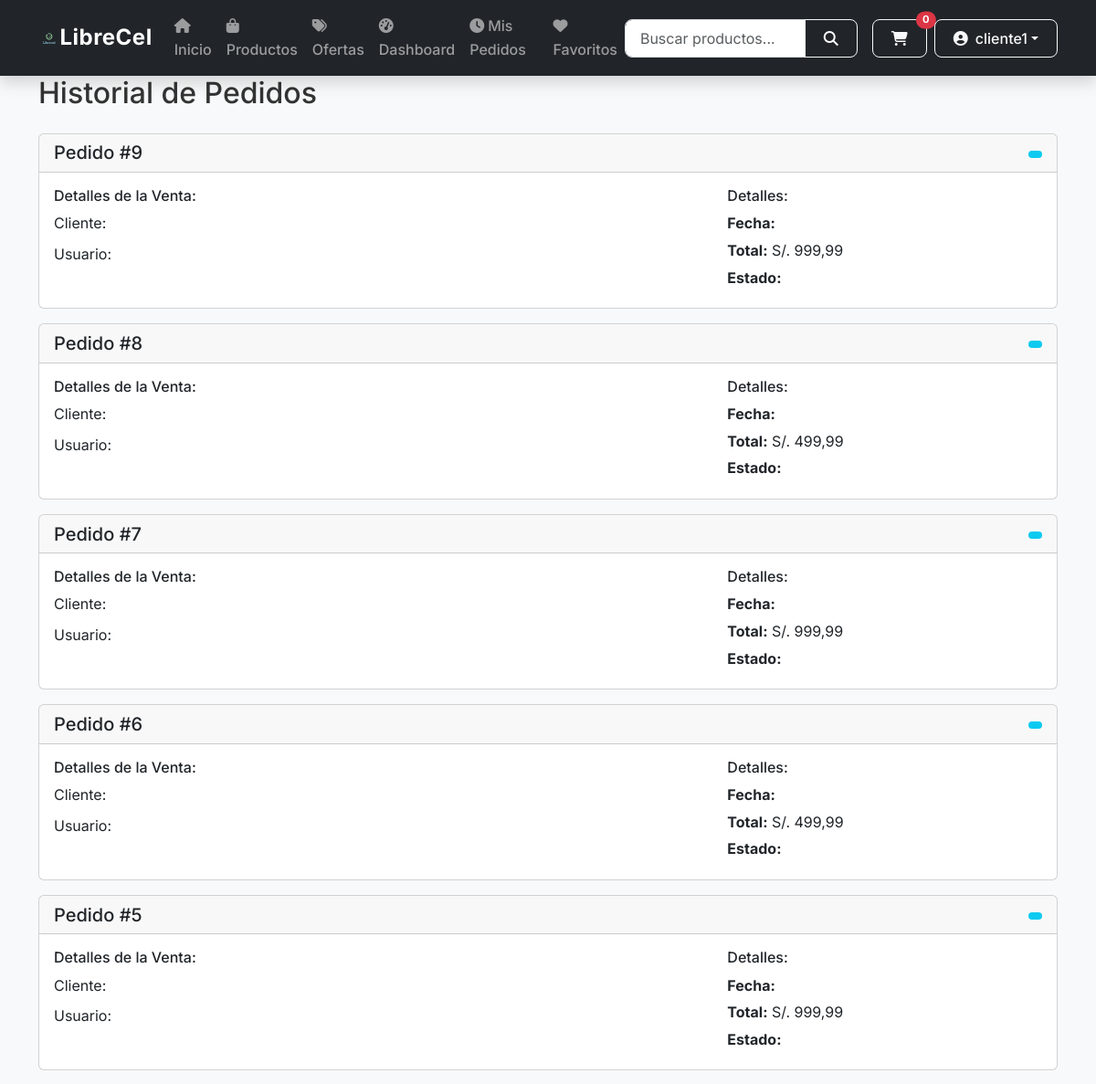
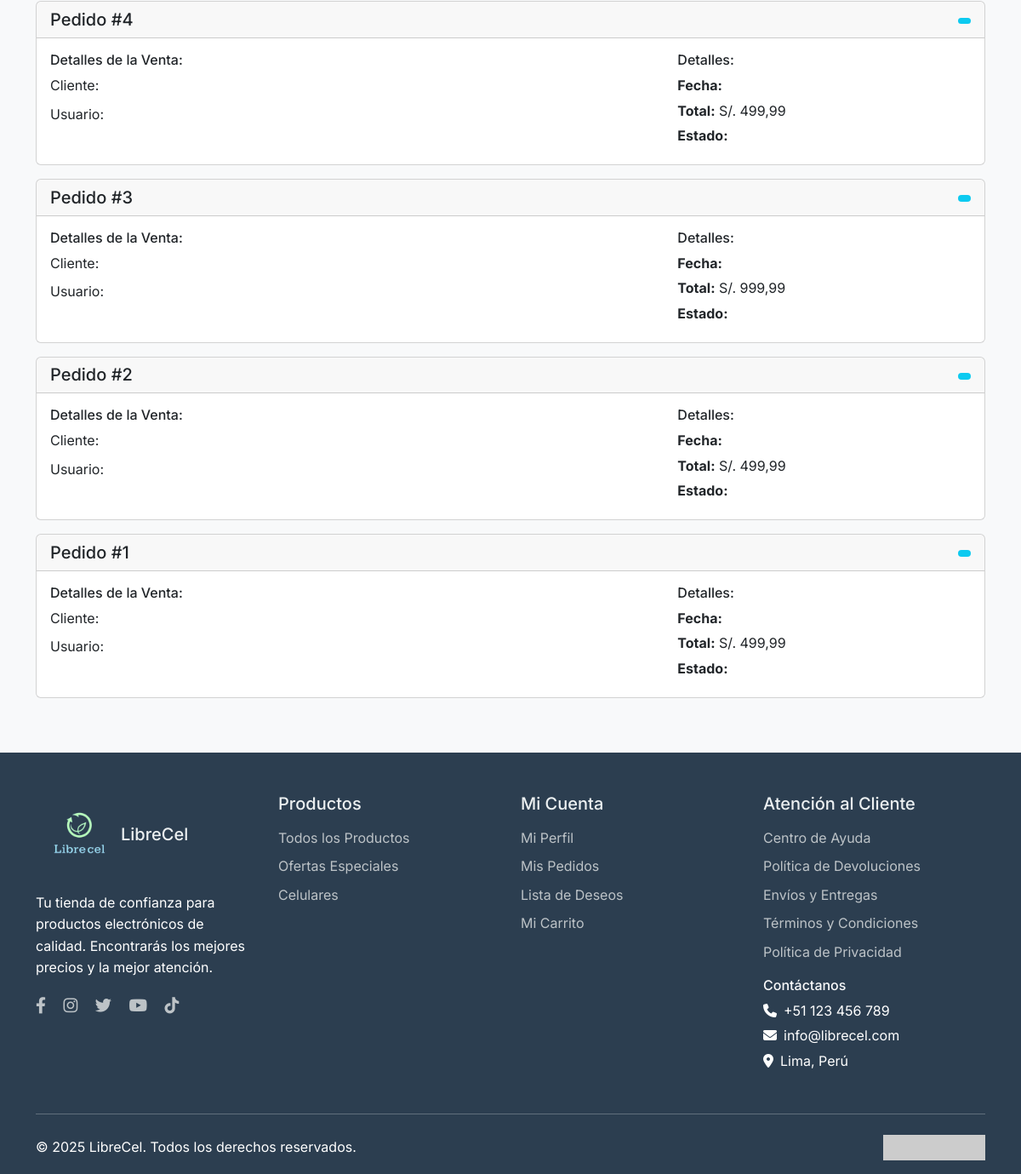
The app's page /tienda/pedidos/ (signed in) with its own data (2 pictures, top to bottom).
### accounts/models.py (models this page shows, shortened)
class CustomUser(AbstractUser):
    ROLE_CHOICES = [
        ('CUSTOMER', 'Cliente'),
        ('ADMIN', 'Administrador'),
        ('MANAGER', 'Gerente'),
        ('SALES', 'Ventas'),
        ('INVENTORY', 'Inventario'),
        ('SUPPORT', 'Soporte'),
    ]
    role = models.CharField(
        _('rol'),
        max_length=10,
        choices=ROLE_CHOICES,
        default='CUSTOMER'
    )
    profile_picture = models.URLField(blank=True)
    phone = models.CharField(_("Teléfono"), max_length=20, blank=True)
    address = models.CharField(_("Dirección"), max_length=255, blank=True)
    city = models.CharField(_("Ciudad"), max_length=100, blank=True)
    state = models.CharField(_("Estado/Provincia"), max_length=100, blank=True)
    zip_code = models.CharField(_("Código Postal"), max_length=10, blank=True)
    country = models.CharField(_("País"), max_length=100, blank=True)
    class Meta:
        verbose_name = _('usuario')
        verbose_name_plural = _('usuarios')

### storefront/models.py (models this page shows, shortened)
class Order(models.Model):
    STATUS_CHOICES = [
        ('pending', 'Pendiente'),
        ('processing', 'En Proceso'),
        ('shipped', 'Enviado'),
        ('delivered', 'Entregado'),
        ('cancelled', 'Cancelado'),
    ]
    PAYMENT_METHOD_CHOICES = [
        ('credit_card', 'Tarjeta de Crédito'),
        ('debit_card', 'Tarjeta de Débito'),
        ('transfer', 'Transferencia Bancaria'),
        ('cash', 'Efectivo'),
    ]
    user = models.ForeignKey(User, on_delete=models.CASCADE)
    created_at = models.DateTimeField(auto_now_add=True)
    updated_at = models.DateTimeField(auto_now=True)
    status = models.CharField(max_length=20, choices=STATUS_CHOICES, default='pending')
    payment_method = models.CharField(max_length=20, choices=PAYMENT_METHOD_CHOICES)
    shipping_address = models.CharField(max_length=200, blank=True, null=True)
    shipping_city = models.CharField(max_length=100, blank=True, null=True)
    shipping_state = models.CharField(max_length=100, blank=True, null=True)
    shipping_postal_code = models.CharField(max_length=10, blank=True, null=True)
    shipping_phone = models.CharField(max_length=20, blank=True, null=True)
    total = models.DecimalField(max_digits=10, decimal_places=2, default=0)
    external_sale_id = models.CharField(max_length=100, blank=True, null=True, help_text="ID de la venta en el microservicio de Ventas")
    tax = models.DecimalField(max_digits=10, decimal_places=2, default=0)
    discount = models.DecimalField(max_digits=10, decimal_places=2, default=0)
    notes = models.TextField(blank=True)

### storefront/views.py (the view)
# urls.py: path('pedidos/', views.order_history, name='order_history'),
@login_required
def order_history(request):
    orders = Order.objects.filter(user=request.user).order_by('-created_at')
    return render(request, 'storefront/order_history.html', {'orders': orders})

### storefront/cart.py (called while the page is built)
    def __len__(self):
        return sum(item['quantity'] for item in self.cart.values())

### storefront/templatetags/cart_tags.py (called while the page is built)
@register.simple_tag(takes_context=True)
def cart_item_count(context):
    request = context['request']
    cart = Cart(request)
    return len(cart)

### templates/storefront/order_history.html (shortened to what this page needs)
{% extends 'base.html' %}
{% load django_bootstrap5 %}
{% block content %}
<div class="container">
    <h2 class="mb-4">Historial de Pedidos</h2>
    {% if orders %}
        {% for order in orders %}
        <div class="card mb-3">
            <div class="card-header">
                <div class="row align-items-center">
                    <div class="col">
                        <h5 class="mb-0">Pedido #{{ order.id }}</h5>
                    </div>
                    <div class="col text-end">
                        <span class="badge {% if order.estado == 'Pendiente' %}bg-warning{% elif order.estado == 'Entregado' %}bg-success{% elif order.estado == 'Cancelado' %}bg-danger{% else %}bg-info{% endif %}">
                        </span>
                    </div>
                </div>
            </div>
            <div class="card-body">
                <div class="row">
                    <div class="col-md-8">
                        <h6>Detalles de la Venta:</h6>
                        <ul class="list-unstyled">
                            <li class="mb-2">
                                <div class="d-flex justify-content-between">
                                    <span>Cliente: {{ order.cliente_nombre }}</span>
                                </div>
                            </li>
                            <li class="mb-2">
                                <div class="d-flex justify-content-between">
                                    <span>Usuario: {{ order.usuario_nombre }}</span>
                                </div>
                            </li>
                        </ul>
                    </div>
                    <div class="col-md-4">
                        <h6>Detalles:</h6>
                        <p class="mb-1"><strong>Fecha:</strong> {{ order.fecha_venta|date:"d/m/Y H:i" }}</p>
                        <p class="mb-1"><strong>Total:</strong> S/. {{ order.total|floatformat:2 }}</p>
                        <p class="mb-1"><strong>Estado:</strong> {{ order.estado }}</p>
                    </div>
                </div>
            </div>
        </div>
        {% endfor %}
    {% else %}
        <div class="alert alert-info">
            No tienes pedidos realizados aún.
            <a href="{% url 'storefront:product_list' %}" class="alert-link">Empieza a comprar</a>
        </div>
    {% endif %}
</div>
{% endblock %}

### templates/base.html (shortened to what this page needs)
{% load django_bootstrap5 %}
{% load cart_tags %}
{% load static %}
<!DOCTYPE html>
<html lang="es">
<head>
    {% bootstrap_css %}
    <link rel="stylesheet" href="https://cdnjs.cloudflare.com/ajax/libs/font-awesome/6.4.0/css/all.min.css">
    <link rel="stylesheet" href="https://cdn.jsdelivr.net/npm/bootstrap-icons@1.11.1/font/bootstrap-icons.css">
    <link rel="stylesheet" href="{% static 'css/store.css' %}">
</head>
<body>
    <nav class="navbar navbar-expand-lg navbar-dark bg-dark shadow">
        <div class="container">
            <a class="navbar-brand d-flex align-items-center" href="/">
                <i class="librecel-icon"><img src="\static\img\LibreCel.png" alt="LibreCel Store" class="img-fluid rounded" width="50" ></i>
                LibreCel
            </a>
            <div class="collapse navbar-collapse" id="navbarNav">
                <ul class="navbar-nav me-auto mb-2 mb-lg-0">
                    <li class="nav-item">
                        <a class="nav-link" href="{% url 'storefront:product_list' %}">
                            <i class="fas fa-home me-1"></i>Inicio
                        </a>
                    </li>
                    <li class="nav-item">
                        <a class="nav-link" href="{% url 'storefront:product_list' %}">
                            <i class="fas fa-shopping-bag me-1"></i>Productos
                        </a>
                    </li>
                    <li class="nav-item">
                        <a class="nav-link" href="{% url 'storefront:product_list' %}?active_coupon=true">
                            <i class="fas fa-tags me-1"></i>Ofertas
                        </a>
                    </li>
                    {% if user.is_authenticated %}
                        {% if user.is_staff %}
                        <li class="nav-item">
                            <a class="nav-link" href="{% url 'dashboard:home' %}">
                                <i class="fas fa-tachometer-alt me-1"></i>Dashboard
                            </a>
                        </li>
                        {% endif %}
                        <li class="nav-item">
                            <a class="nav-link" href="{% url 'storefront:order_history' %}">
                                <i class="fas fa-clock me-1"></i>Mis Pedidos
                            </a>
                        </li>
                        <li class="nav-item">
                            <a class="nav-link" href="{% url 'storefront:wishlist' %}">
                                <i class="fas fa-heart me-1"></i>Favoritos
                            </a>
                        </li>
                    {% endif %}
                </ul>
                <form class="d-flex me-3" action="{% url 'storefront:product_list' %}" method="get">
                    <div class="input-group">
                        <input class="form-control" type="search" placeholder="Buscar productos..."
                               name="q" value="{{ request.GET.q|default:'' }}" aria-label="Buscar">
                        <button class="btn btn-outline-light" type="submit">
                            <i class="fas fa-search"></i>
                        </button>
                    </div>
                </form>
                <div class="d-flex align-items-center">
                    <a href="{% url 'storefront:cart_detail' %}" class="btn btn-outline-light me-2 position-relative">
                        <i class="fas fa-shopping-cart"></i>
                        <span id="cart-badge" class="position-absolute top-0 start-100 translate-middle badge rounded-pill bg-danger">
                            {% cart_item_count %}
                        </span>
                    </a>
                    {% if user.is_authenticated %}
                        <div class="dropdown">
                            <button class="btn btn-outline-light dropdown-toggle d-flex align-items-center" type="button"
                                    data-bs-toggle="dropdown" aria-expanded="false">
                                <i class="fas fa-user-circle me-2"></i>
                                <span class="d-none d-md-inline">{{ user.first_name|default:user.username }}</span>
                            </button>
                        </div>
                    {% endif %}
                </div>
            </div>
        </div>
    </nav>
    <main>
        {% block content %}{% endblock %}
    </main>
    <footer class="footer">
        <div class="container">
            <div class="row">
                <div class="col-lg-3 mb-4">
                    <h5 class="mb-3">
                        <i class="librecel-icon"><img src="\static\img\LibreCel.png" alt="LibreCel Store" class="img-fluid rounded" width="100" ></i>LibreCel
                    </h5>
                    <p class="mb-3">Tu tienda de confianza para productos electrónicos de calidad. Encontrarás los mejores precios y la mejor atención.</p>
                    <div class="social-links">
                        <a href="#" class="me-3"><i class="fab fa-facebook-f"></i></a>
                        <a href="#" class="me-3"><i class="fab fa-instagram"></i></a>
                        <a href="#" class="me-3"><i class="fab fa-twitter"></i></a>
                        <a href="#" class="me-3"><i class="fab fa-youtube"></i></a>
                        <a href="#"><i class="fab fa-tiktok"></i></a>
                    </div>
                </div>
                <div class="col-lg-3 mb-4">
                    <h5 class="mb-3">Productos</h5>
                    <ul class="footer-links">
                        <li><a href="{% url 'storefront:product_list' %}">Todos los Productos</a></li>
                        <li><a href="{% url 'storefront:product_list' %}?active_coupon=true">Ofertas Especiales</a></li>
                        <li><a href="{% url 'storefront:product_list' %}?category=celulares">Celulares</a></li>
                    </ul>
                </div>
                <div class="col-lg-3 mb-4">
                    <h5 class="mb-3">Mi Cuenta</h5>
                    <ul class="footer-links">
                        {% if user.is_authenticated %}
                        <li><a href="{% url 'storefront:profile' %}">Mi Perfil</a></li>
                        <li><a href="{% url 'storefront:order_history' %}">Mis Pedidos</a></li>
                        <li><a href="{% url 'storefront:wishlist' %}">Lista de Deseos</a></li>
                        {% else %}
                        <li><a href="#" data-bs-toggle="modal" data-bs-target="#loginModal">Iniciar Sesión</a></li>
                        <li><a href="#" data-bs-toggle="modal" data-bs-target="#registerModal">Crear Cuenta</a></li>
                        {% endif %}
                        <li><a href="{% url 'storefront:cart_detail' %}">Mi Carrito</a></li>
                    </ul>
                </div>
                <div class="col-lg-3 mb-4">
                    <h5 class="mb-3">Atención al Cliente</h5>
                    <ul class="footer-links">
                        <li><a href="#">Centro de Ayuda</a></li>
                        <li><a href="#">Política de Devoluciones</a></li>
                        <li><a href="#">Envíos y Entregas</a></li>
                        <li><a href="#">Términos y Condiciones</a></li>
                        <li><a href="#">Política de Privacidad</a></li>
                    </ul>
                    <div class="mt-3">
                        <h6 class="text-light mb-2">Contáctanos</h6>
                        <p class="mb-1"><i class="fas fa-phone me-2"></i>+51 123 456 789</p>
                        <p class="mb-1"><i class="fas fa-envelope me-2"></i>info@librecel.com</p>
                        <p class="mb-0"><i class="fas fa-map-marker-alt me-2"></i>Lima, Perú</p>
                    </div>
                </div>
            </div>
            <hr class="my-4">
            <div class="row align-items-center">
                <div class="col-md-6">
                    <p class="mb-0">© 2025 LibreCel. Todos los derechos reservados.</p>
                </div>
                <div class="col-md-6 text-md-end">
                    <img src="https://via.placeholder.com/200x50?text=Metodos+de+Pago" alt="Métodos de pago" class="img-fluid" style="max-height: 30px;">
                </div>
            </div>
        </div>
    </footer>
</body>
</html>

### static/css/store.css (style rules this page uses)
:root { --primary-color: #007bff; --secondary-color: #6c757d; --success-color: #28a745; --warning-color: #ffc107; --danger-color: #dc3545; --light-color: #f8f9fa; --dark-color: #343a40; }
body { font-family: 'Inter', system-ui, -apple-system, sans-serif; line-height: 1.6; color: #333; background-color: #f8f9fa; }
.navbar { box-shadow: 0 2px 4px rgba(0,0,0,0.1); }
.navbar-brand { font-weight: 700; letter-spacing: 0.5px; font-size: 1.5rem; }
.nav-link { font-weight: 500; padding: 0.5rem 1rem; transition: color 0.3s ease; }
.btn { border-radius: 8px; padding: 0.5rem 1.25rem; font-weight: 500; }
.form-control { border-radius: 8px; padding: 0.5rem 1rem; }
.footer { background: #2c3e50; color: white; padding: 3rem 0 1rem; margin-top: 4rem; }
.footer h5 { color: #ecf0f1; margin-bottom: 1.5rem; }
.footer-links { list-style: none; padding: 0; }
.footer-links li { margin-bottom: 0.5rem; }
.footer-links a { color: #bdc3c7; text-decoration: none; transition: color 0.3s; }
.social-links a { color: #bdc3c7; font-size: 1.2rem; transition: color 0.3s; }
.badge { font-size: 0.7rem; }

### records on screen
CustomUser: first_name "cliente1"
Order: id "9", total "999,99"
Order: id "8", total "499,99"
Order: id "7", total "999,99"
Order: id "6", total "499,99"
Order: id "5", total "999,99"
Order: id "4", total "499,99"
Order: id "3", total "999,99"
Order: id "2", total "499,99"
Order: id "1", total "499,99"
